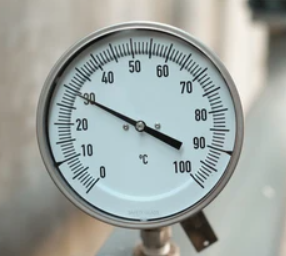
#> input picture test_image/test4.png, 286 x 256 px
$ python filter.py
#> lines starting #> are read from the running program, lines starting #| are printed output that depends on the picture
import cv2
import numpy as np
import matplotlib.pyplot as plt

def filter_laplacian(image, n):
    """
    It takes an image, blurs it, and then applies a Laplacian filter to it

    :param image: The image to be filtered
    :param n: the size of the Gaussian kernel
    :return: The laplacian image
    """
    if len(image.shape) == 3:
        image = cv2.cvtColor(image, cv2.COLOR_BGR2GRAY)
    kernel_lap = np.array([[0, 1, 0],
                           [1, -4, 1],
                           [0, 1, 0]])

    image = cv2.GaussianBlur(image, (n, n), 0)
    laplacian = cv2.filter2D(image, -1, kernel_lap)
    _, laplacian = cv2.threshold(laplacian, 7, 255, cv2.THRESH_BINARY)
    cv2.imwrite('result_image/filter_image.png', laplacian)

    return laplacian

def filter_clahe(image):
    """
    It takes an image as input, converts it to grayscale, applies a histogram equalization, and returns
    the result

    :param image: The input image
    :return: The image is being returned.
    """
    if len(image.shape) == 3:
        image = cv2.cvtColor(image, cv2.COLOR_BGR2GRAY)
    clahe = cv2.createCLAHE(clipLimit=3.0, tileGridSize=(8,8))
    image = clahe.apply(image)
    cv2.imwrite('result_image/filter_image2.png', image)

    return image

if __name__ == '__main__':
    image = cv2.imread('test_image/test4.png', 1)
#> image is the input picture: shape (256, 286, 3); mean B, G, R 161.5, 165.5, 158.7
    image = filter_clahe(image)
#> in filter_clahe, `image = cv2.cvtColor(image, cv2.COLOR_BGR2GRAY)`:
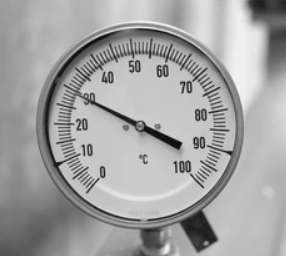
#> image: shape (256, 286); min 7, max 250, mean 163
#> in filter_clahe, `image = clahe.apply(image)`:
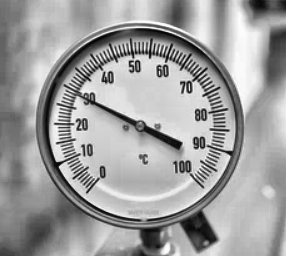
#> image: shape (256, 286); min 2, max 255, mean 158.2
    image = filter_laplacian(image, 5)
#> in filter_laplacian, `image = cv2.GaussianBlur(image, (n, n), 0)`:
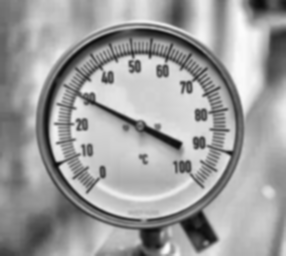
#> image: shape (256, 286); min 10, max 252, mean 158.2
#> in filter_laplacian, `laplacian = cv2.filter2D(image, -1, kernel_lap)`:
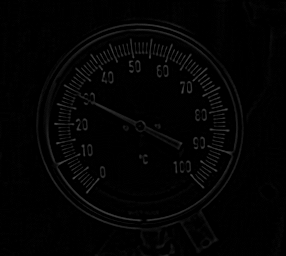
#> laplacian: shape (256, 286); min 0, max 73, mean 3.4
#> in filter_laplacian, `_, laplacian = cv2.threshold(laplacian, 7, 255, cv2.THRESH_BINARY)`:
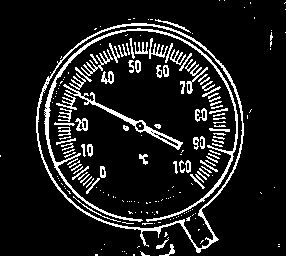
#> laplacian: shape (256, 286); 11.3% white in thin lines or dots

$ run again, with test_image/test3.png copied over test_image/test4.png
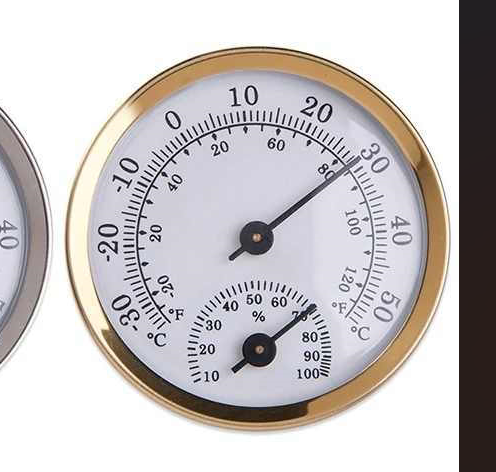
#> input picture test_image/test3.png, 496 x 472 px
#> image is the input picture: shape (472, 496, 3); mean B, G, R 196, 195.6, 200.1
#> in filter_laplacian, `image = cv2.GaussianBlur(image, (n, n), 0)`:
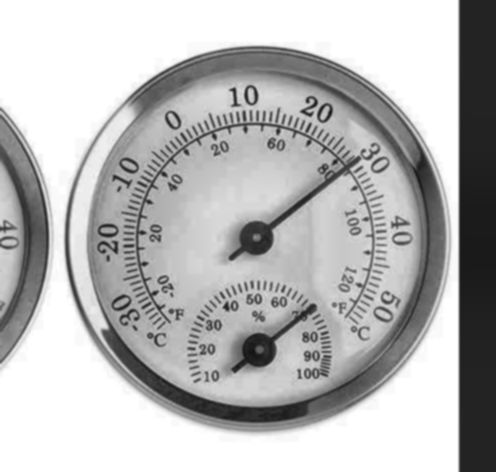
#> image: shape (472, 496); min 20, max 255, mean 183.5
#> in filter_laplacian, `_, laplacian = cv2.threshold(laplacian, 7, 255, cv2.THRESH_BINARY)`:
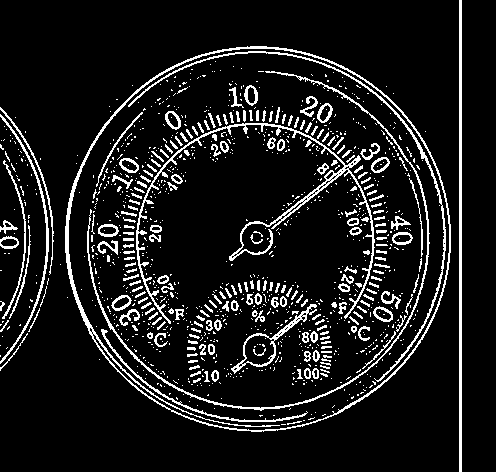
#> laplacian: shape (472, 496); 10.4% white in thin lines or dots
